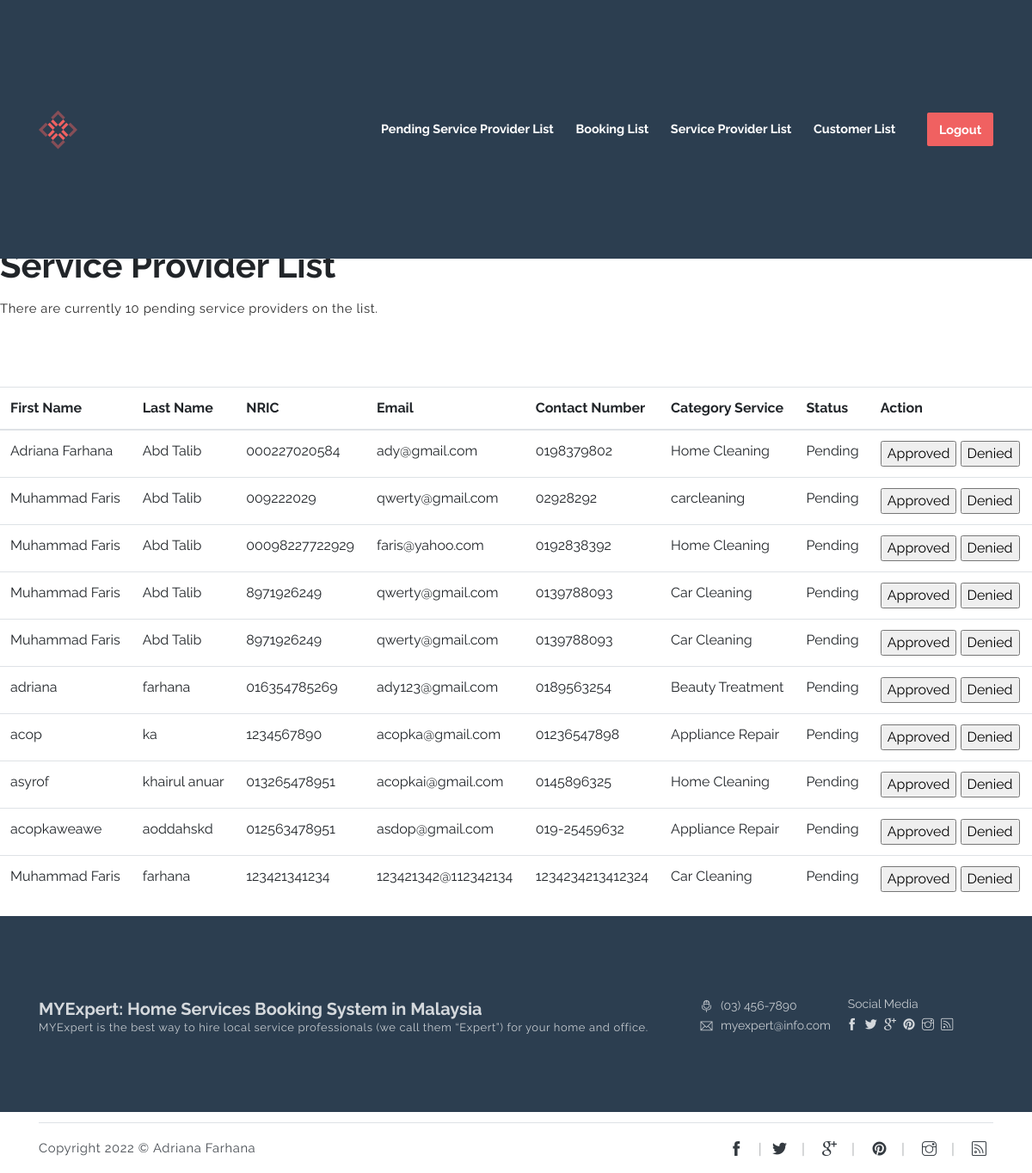
Screenshot of /sp_approval_list.php with the database file from the repository.
### tables this page shows
CREATE TABLE `sp_members` (
  `sp_id` int(6) NOT NULL,
  `f_name` varchar(255) NOT NULL,
  `l_name` varchar(255) NOT NULL,
  `username` varchar(255) NOT NULL,
  `password` varchar(255) NOT NULL,
  `ic_num` varchar(255) NOT NULL,
  `email` varchar(255) NOT NULL,
  `mobilehp` varchar(255) NOT NULL,
  `address` varchar(255) NOT NULL,
  `c_name` varchar(255) NOT NULL,
  `service` varchar(255) NOT NULL,
  `w_exp` varchar(255) NOT NULL,
  `status` varchar(255) NOT NULL,
  `prof_image` varchar(100) NOT NULL,
  `city` varchar(250) NOT NULL
);

### sp_approval_list.php (the view, shortened to what this page needs)
<?php
echo "<h1 style='padding-top:175px;'>Service Provider List</h1>";
require ('../mysqli_connect.php');
$q = "SELECT f_name, l_name, ic_num, email, mobilehp, address, service, status FROM sp_members WHERE status='Pending'";
$r = @mysqli_query ($dbc, $q);
$num = mysqli_num_rows($r);
if ($num > 0) {
	echo "<p>There are currently $num pending service providers on the list.</p>\n";
	echo '<table align="center" class="table" cellspacing="5" cellpadding="5" width="103%">
	<thead>
		<th scope="col" align="left">First Name</td>
		<th scope="col" align="left">Last Name</td>
		<th scope="col" align="left">NRIC</td>
		<th scope="col" align="left">Email</td>
		<th scope="col" align="left">Contact Number</td>
		<th scope="col" align="left">Category Service</td>
		<th scope="col" align="left">Status</td>
		<th scope="col" align="left">Action</td>
	</thead>
';
	while ($row = mysqli_fetch_array($r, MYSQLI_ASSOC)) {
		?><tr>
			<td align="left"><?php echo $row['f_name'] ?></td>
			<td align="left"><?php echo $row['l_name'] ?></td>
			<td align="left"><?php echo $row['ic_num'] ?></td>
			<td align="left"><?php echo $row['email'] ?></td>
			<td align="left"><?php echo $row['mobilehp'] ?></td>
			<td align="left"><?php echo $row['service'] ?></td>
			<td align="left"><?php echo $row['status'] ?></td>
			<td align="left">
				<form action="sp_list.php" method="POST">
					<input type="submit" name="Approved" value="Approved" />
					<input type="submit" name="Denied" value="Denied" />
				</form>
			</td>
		</tr>
	<?php } ?>
	</table>
		<?php
} else {
	echo '<p class="error">There are currently no service provider list.</p>';
}
?>

### rows the page displays
sp_members: f_name "Adriana Farhana", l_name "Abd Talib", ic_num "000227020584", email "ady@gmail.com", mobilehp "0198379802", service "Home Cleaning", status "Pending"
sp_members: f_name "Muhammad Faris", l_name "Abd Talib", ic_num "009222029", email "qwerty@gmail.com", mobilehp "02928292", service "carcleaning", status "Pending"
sp_members: f_name "Muhammad Faris", l_name "Abd Talib", ic_num "00098227722929", email "faris@yahoo.com", mobilehp "0192838392", service "Home Cleaning", status "Pending"
sp_members: f_name "Muhammad Faris", l_name "Abd Talib", ic_num "8971926249", email "qwerty@gmail.com", mobilehp "0139788093", service "Car Cleaning", status "Pending"
sp_members: f_name "Muhammad Faris", l_name "Abd Talib", ic_num "8971926249", email "qwerty@gmail.com", mobilehp "0139788093", service "Car Cleaning", status "Pending"
sp_members: f_name "adriana", l_name "farhana", ic_num "016354785269", email "ady123@gmail.com", mobilehp "0189563254", service "Beauty Treatment", status "Pending"
sp_members: f_name "acop", l_name "ka", ic_num "1234567890", email "acopka@gmail.com", mobilehp "01236547898", service "Appliance Repair", status "Pending"
sp_members: f_name "asyrof", l_name "khairul anuar", ic_num "013265478951", email "acopkai@gmail.com", mobilehp "0145896325", service "Home Cleaning", status "Pending"
sp_members: f_name "acopkaweawe", l_name "aoddahskd", ic_num "012563478951", email "asdop@gmail.com", mobilehp "019-25459632", service "Appliance Repair", status "Pending"
sp_members: f_name "Muhammad Faris", l_name "farhana", ic_num "123421341234", email "123421342@112342134", mobilehp "1234234213412324", service "Car Cleaning", status "Pending"

### other values shown
$num "10"
